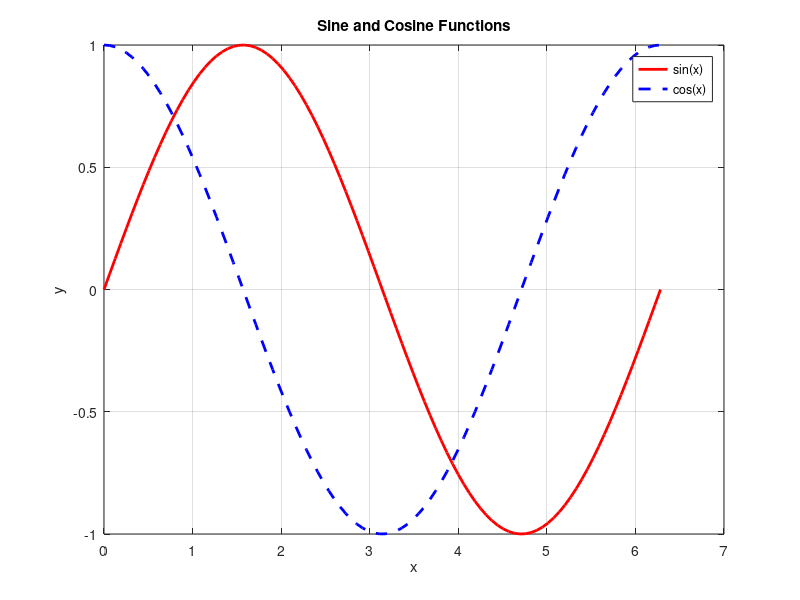

Source code (MATLAB):
% Plotting and data visualization in MATLAB

fprintf('\n=== Plotting in MATLAB ===\n\n');

% Generate data
x = linspace(0, 2*pi, 100);
y1 = sin(x);
y2 = cos(x);

% Create figure
figure('Visible', 'off'); % Off for script mode

% Plot data
plot(x, y1, 'r-', 'LineWidth', 2);
hold on;
plot(x, y2, 'b--', 'LineWidth', 2);
hold off;

% Labels and title
xlabel('x');
ylabel('y');
title('Sine and Cosine Functions');
legend('sin(x)', 'cos(x)');
grid on;

% Save figure
saveas(gcf, '../tmp/plot.png');
fprintf('Plot saved to ../tmp/plot.png\n');

% Statistics
fprintf('\nStatistics:\n');
fprintf('Max sin(x): %.4f\n', max(y1));
fprintf('Min sin(x): %.4f\n', min(y1));
fprintf('Mean sin(x): %.4f\n', mean(y1));
fprintf('Std dev sin(x): %.4f\n', std(y1));

close all;
